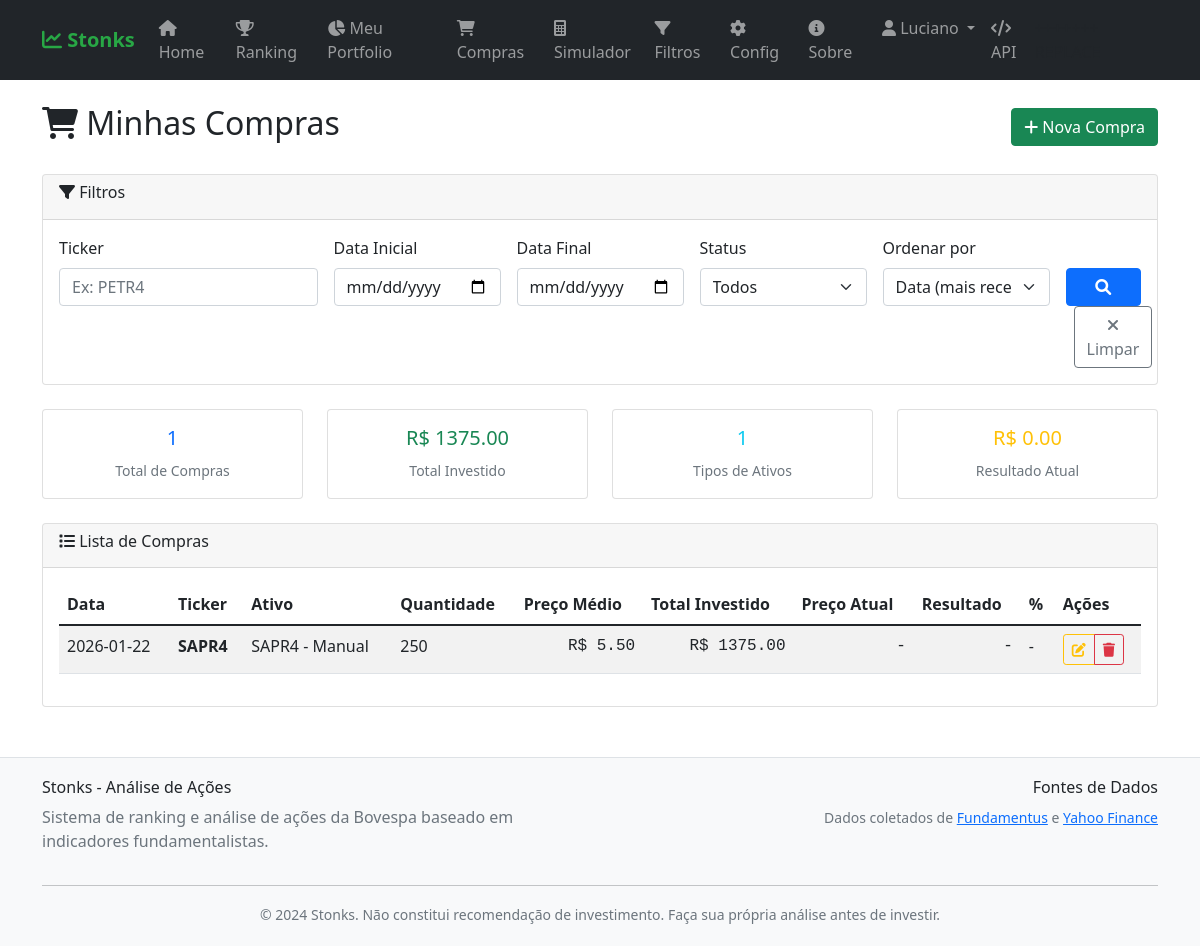
/purchases/ (signed in), run on an earlier commit of the app's database.
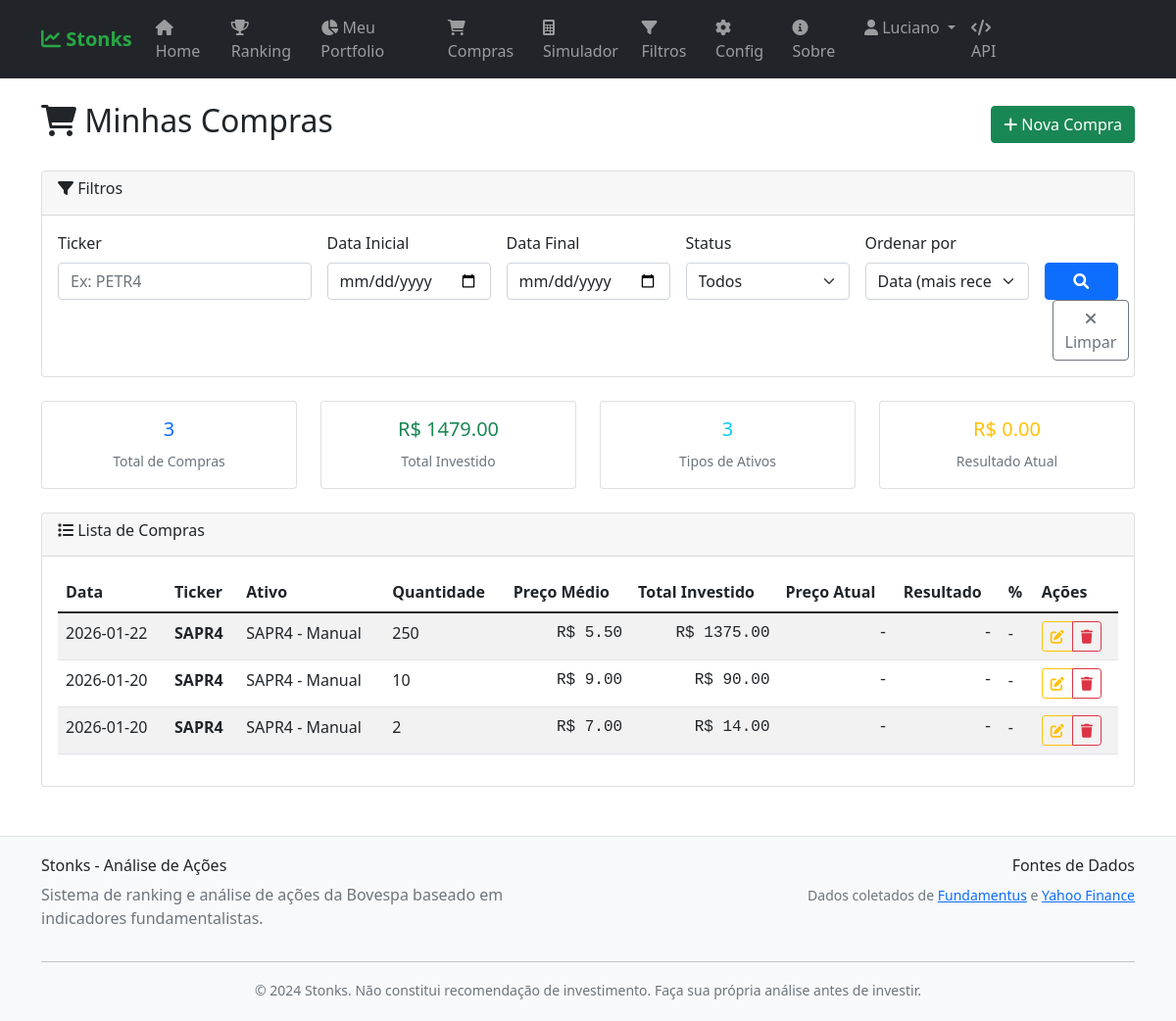
And on a later commit of the database.
### tables this page shows
CREATE TABLE users (
                id INTEGER PRIMARY KEY AUTOINCREMENT,
                nome VARCHAR(100) NOT NULL,
                email VARCHAR(100) UNIQUE NOT NULL,
                senha_hash VARCHAR(255) NOT NULL,
                email_verificado BOOLEAN DEFAULT FALSE,
                token_verificacao VARCHAR(255),
                token_reset_senha VARCHAR(255),
                token_expiracao DATETIME,
                data_cadastro DATETIME DEFAULT CURRENT_TIMESTAMP,
                ultimo_login DATETIME,
                ativo BOOLEAN DEFAULT TRUE
            );

CREATE TABLE purchases (
                id INTEGER PRIMARY KEY AUTOINCREMENT,
                user_id INTEGER NOT NULL,
                ticker VARCHAR(10) NOT NULL,
                nome_ativo VARCHAR(200) NOT NULL,
                quantidade INTEGER NOT NULL,
                preco_unitario REAL NOT NULL,
                taxas REAL DEFAULT 0.0,
                custo_total REAL NOT NULL,
                preco_medio REAL NOT NULL,
                data_compra DATE NOT NULL,
                quantidade_vendida INTEGER DEFAULT 0,
                preco_venda REAL,
                data_venda DATE,
                criado_em DATETIME DEFAULT CURRENT_TIMESTAMP,
                atualizado_em DATETIME DEFAULT CURRENT_TIMESTAMP, classe_ativo VARCHAR(50) DEFAULT NULL,
                FOREIGN KEY (user_id) REFERENCES users (id) ON DELETE CASCADE
            );

### routes/purchases.py (the view)
@purchases_bp.route('/')
@login_required
def index():
    try:
        filtros = {
            'ticker': request.args.get('ticker', ''),
            'data_inicio': request.args.get('data_inicio', ''),
            'data_fim': request.args.get('data_fim', ''),
            'ativos_vendidos': request.args.get('ativos_vendidos', ''),
            'ordenacao': request.args.get('ordenacao', 'data_compra_desc'),
            'page': request.args.get('page', 1, type=int),
            'per_page': request.args.get('per_page', 20, type=int)
        }
        order_by = 'data_compra'
        order_dir = 'DESC'
        if filtros['ordenacao']:
            if filtros['ordenacao'] == 'data_compra_asc':
                order_by, order_dir = 'data_compra', 'ASC'
            elif filtros['ordenacao'] == 'data_compra_desc':
                order_by, order_dir = 'data_compra', 'DESC'
            elif filtros['ordenacao'] == 'ticker_asc':
                order_by, order_dir = 'ticker', 'ASC'
            elif filtros['ordenacao'] == 'valor_desc':
                order_by, order_dir = 'custo_total', 'DESC'
        resultado = purchase_service.listar_compras(
            current_user.id,
            page=filtros['page'],
            per_page=filtros['per_page'],
            order_by=order_by,
            order_dir=order_dir,
            ticker_filter=filtros['ticker'] if filtros['ticker'] else None
        )
        if resultado['success']:
            purchases = resultado['compras']
            pagination = resultado['pagination']
            if isinstance(pagination, dict):
                pagination.setdefault('pages', pagination.get('total_pages', 0))
                pagination.setdefault('total_pages', pagination.get('total_pages', 0))
        else:
            flash(resultado['message'], 'error')
            purchases = []
            pagination = {'page': 1, 'per_page': 20, 'total': 0, 'total_pages': 0, 'pages': 0}
        return render_template('purchases/index.html',
                             purchases=purchases,
                             pagination=pagination,
                             filtros=filtros)
    except Exception as e:
        logger.error(f"Erro na listagem de compras: {e}")
        flash('Erro ao carregar compras.', 'error')
        filtros = {
            'ticker': '',
            'data_inicio': '',
            'data_fim': '',
            'ativos_vendidos': '',
            'ordenacao': 'data_compra_desc',
            'page': 1,
            'per_page': 20
        }
        pagination = {'page': 1, 'per_page': 20, 'total': 0, 'total_pages': 0, 'pages': 0}
        return render_template('purchases/index.html', purchases=[], pagination=pagination, filtros=filtros)

### templates/purchases/index.html (shortened to what this page needs)
{% extends "base.html" %}
{% block content %}
<div class="d-flex justify-content-between align-items-center mb-4">
    <h2><i class="fas fa-shopping-cart"></i> Minhas Compras</h2>
    <a href="{{ url_for('purchases.new_purchase') }}" class="btn btn-success">
        <i class="fas fa-plus"></i> Nova Compra
    </a>
</div>
<div class="card mb-4">
    <div class="card-header">
        <h6><i class="fas fa-filter"></i> Filtros</h6>
    </div>
    <div class="card-body">
        <form method="GET" class="row g-3">
            <div class="col-md-3">
                <label for="ticker" class="form-label">Ticker</label>
                <input type="text" class="form-control" id="ticker" name="ticker"
                       value="{{ filtros.ticker or '' }}" placeholder="Ex: PETR4">
            </div>
            <div class="col-md-2">
                <label for="data_inicio" class="form-label">Data Inicial</label>
                <input type="date" class="form-control" id="data_inicio" name="data_inicio"
                       value="{{ filtros.data_inicio or '' }}">
            </div>
            <div class="col-md-2">
                <label for="data_fim" class="form-label">Data Final</label>
                <input type="date" class="form-control" id="data_fim" name="data_fim"
                       value="{{ filtros.data_fim or '' }}">
            </div>
            <div class="col-md-2">
                <label for="ativos_vendidos" class="form-label">Status</label>
                <select class="form-select" id="ativos_vendidos" name="ativos_vendidos">
                    <option value="">Todos</option>
                </select>
            </div>
            <div class="col-md-2">
                <label for="ordenacao" class="form-label">Ordenar por</label>
                <select class="form-select" id="ordenacao" name="ordenacao">
                    <option value="data_compra_desc" {{ 'selected' if filtros.ordenacao == 'data_compra_desc' }}>
                        Data (mais recente)
                    </option>
                </select>
            </div>
            <div class="col-md-1">
                <label class="form-label d-block">&nbsp;</label>
                <button type="submit" class="btn btn-primary w-100">
                    <i class="fas fa-search"></i>
                </button>
            </div>
        </form>
    </div>
</div>
<div class="row mb-4">
    <div class="col-md-3">
        <div class="card text-center">
            <div class="card-body">
                <h5 class="text-primary">{{ pagination.total }}</h5>
                <small class="text-muted">Total de Compras</small>
            </div>
        </div>
    </div>
    <div class="col-md-3">
        <div class="card text-center">
            <div class="card-body">
                <h5 class="text-success">
                    {% set total_investido = purchases | sum(attribute='custo_total') %}
                    R$ {{ "%.2f"|format(total_investido) }}
                </h5>
                <small class="text-muted">Total Investido</small>
            </div>
        </div>
    </div>
    <div class="col-md-3">
        <div class="card text-center">
            <div class="card-body">
                <h5 class="text-info">
                    {{ purchases | length }}
                </h5>
                <small class="text-muted">Tipos de Ativos</small>
            </div>
        </div>
    </div>
    <div class="col-md-3">
        <div class="card text-center">
            <div class="card-body">
                <h5 class="text-warning">
                    R$ 0.00
                </h5>
                <small class="text-muted">Resultado Atual</small>
            </div>
        </div>
    </div>
</div>
<div class="card">
    <div class="card-header">
        <h6><i class="fas fa-list"></i> Lista de Compras</h6>
    </div>
    <div class="card-body">
        {% if purchases %}
        <div class="table-responsive">
            <table class="table table-striped table-hover">
                <thead>
                    <tr>
                        <th>Data</th>
                        <th>Ticker</th>
                        <th>Ativo</th>
                        <th>Quantidade</th>
                        <th>Preço Médio</th>
                        <th>Total Investido</th>
                        <th>Preço Atual</th>
                        <th>Resultado</th>
                        <th>%</th>
                        <th>Ações</th>
                    </tr>
                </thead>
                <tbody>
                    {% for purchase in purchases %}
                    <tr>
                        <td>{{ purchase.data_compra[:10] }}</td>
                        <td>
                            <strong>{{ purchase.ticker }}</strong>
                        </td>
                        <td>{{ purchase.nome_ativo }}</td>
                        <td>{{ purchase.quantidade }}</td>
                        <td class="indicator-value">R$ {{ "%.2f"|format(purchase.preco_medio) }}</td>
                        <td class="indicator-value">R$ {{ "%.2f"|format(purchase.custo_total) }}</td>
                        <td class="indicator-value">-</td>
                        <td class="indicator-value">-</td>
                        <td>-</td>
                        <td>
                            <div class="btn-group btn-group-sm" role="group">
                                <a href="{{ url_for('purchases.edit_purchase', purchase_id=purchase.id) }}"
                                   class="btn btn-outline-warning" title="Editar">
                                    <i class="fas fa-edit"></i>
                                </a>
                                <button type="button" class="btn btn-outline-danger"
                                        onclick="confirmarExclusao('{{ purchase.id }}')" title="Excluir">
                                    <i class="fas fa-trash"></i>
                                </button>
                            </div>
                        </td>
                    </tr>
                    {% endfor %}
                </tbody>
            </table>
        </div>
        {% endif %}
    </div>
</div>
{% endblock %}

### templates/base.html (shortened to what this page needs)
<!DOCTYPE html>
<html lang="pt-BR">
<head>
    <link href="https://cdn.jsdelivr.net/npm/bootstrap@5.1.3/dist/css/bootstrap.min.css" rel="stylesheet">
    <link href="https://cdnjs.cloudflare.com/ajax/libs/font-awesome/6.0.0/css/all.min.css" rel="stylesheet">
</head>
<body>
    <nav class="navbar navbar-expand-lg navbar-dark bg-dark">
        <div class="container">
            <a class="navbar-brand" href="{{ url_for('main.index') }}">
                <i class="fas fa-chart-line"></i> Stonks
            </a>
            <div class="collapse navbar-collapse" id="navbarNav">
                <ul class="navbar-nav me-auto">
                    <li class="nav-item">
                        <a class="nav-link" href="{{ url_for('main.index') }}">
                            <i class="fas fa-home"></i> Home
                        </a>
                    </li>
                    <li class="nav-item">
                        <a class="nav-link" href="{{ url_for('main.ranking') }}">
                            <i class="fas fa-trophy"></i> Ranking
                        </a>
                    </li>
                    {% if current_user.is_authenticated %}
                    <li class="nav-item">
                        <a class="nav-link" href="{{ url_for('purchases.dashboard') }}">
                            <i class="fas fa-chart-pie"></i> Meu Portfolio
                        </a>
                    </li>
                    <li class="nav-item">
                        <a class="nav-link" href="{{ url_for('purchases.index') }}">
                            <i class="fas fa-shopping-cart"></i> Compras
                        </a>
                    </li>
                    {% endif %}
                    <li class="nav-item">
                        <a class="nav-link" href="{{ url_for('main.simulador') }}">
                            <i class="fas fa-calculator"></i> Simulador
                        </a>
                    </li>
                    <li class="nav-item">
                        <a class="nav-link" href="{{ url_for('main.filter_stocks') }}">
                            <i class="fas fa-filter"></i> Filtros
                        </a>
                    </li>
                    <li class="nav-item">
                        <a class="nav-link" href="{{ url_for('main.config') }}">
                            <i class="fas fa-cog"></i> Config
                        </a>
                    </li>
                    <li class="nav-item">
                        <a class="nav-link" href="{{ url_for('main.about') }}">
                            <i class="fas fa-info-circle"></i> Sobre
                        </a>
                    </li>
                </ul>
                <ul class="navbar-nav">
                    {% if current_user.is_authenticated %}
                    <li class="nav-item dropdown">
                        <a class="nav-link dropdown-toggle" href="#" id="navbarDropdown" role="button" data-bs-toggle="dropdown">
                            <i class="fas fa-user"></i> {{ current_user.nome.split(' ')[0] }}
                        </a>
                    </li>
                    {% endif %}
                    <li class="nav-item">
                        <a class="nav-link" href="/api/ranking" target="_blank">
                            <i class="fas fa-code"></i> API
                        </a>
                    </li>
                </ul>
            </div>
        </div>
    </nav>
    <main class="container mt-4">
        {% block content %}{% endblock %}
    </main>
    <footer class="footer">
        <div class="container">
            <div class="row">
                <div class="col-md-6">
                    <h6>Stonks - Análise de Ações</h6>
                    <p class="text-muted">Sistema de ranking e análise de ações da Bovespa baseado em indicadores fundamentalistas.</p>
                </div>
                <div class="col-md-6 text-md-end">
                    <h6>Fontes de Dados</h6>
                    <p class="text-muted">
                        <small>
                            Dados coletados de <a href="https://www.fundamentus.com.br" target="_blank">Fundamentus</a>
                            e <a href="https://finance.yahoo.com" target="_blank">Yahoo Finance</a>
                        </small>
                    </p>
                </div>
            </div>
            <hr>
            <div class="text-center">
                <small class="text-muted">
                    © 2024 Stonks. Não constitui recomendação de investimento.
                    Faça sua própria análise antes de investir.
                </small>
            </div>
        </div>
    </footer>
</body>
</html>

What changed in the data, as far as the page shows it:
added purchases: data_compra "2026-01-20", ticker "SAPR4", nome_ativo "SAPR4 - Manual", quantidade "10", preco_medio "9.00", custo_total "90.00"
added purchases: data_compra "2026-01-20", ticker "SAPR4", nome_ativo "SAPR4 - Manual", quantidade "2", preco_medio "7.00", custo_total "14.00"
Also different on the page:
{{ pagination.total }}: "1" → "3"
{{ "%.2f"|format(total_investido) }}: "1375.00" → "1479.00"
{{ purchases | length }}: "1" → "3"
